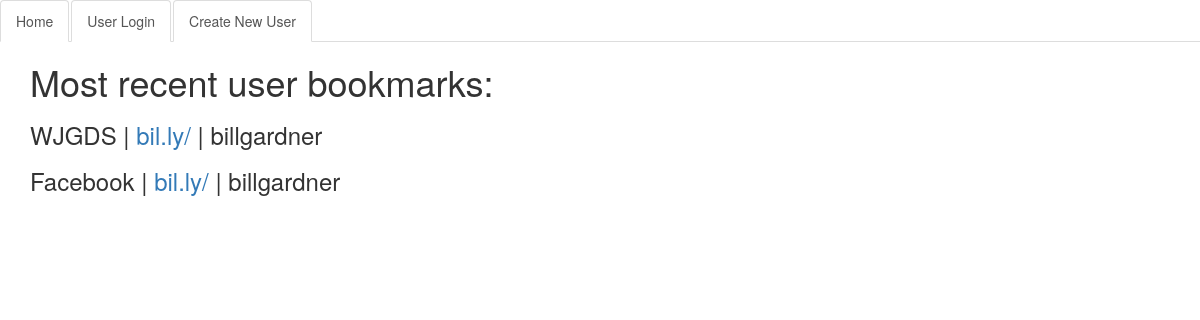
/, run on an earlier commit of the app's database.
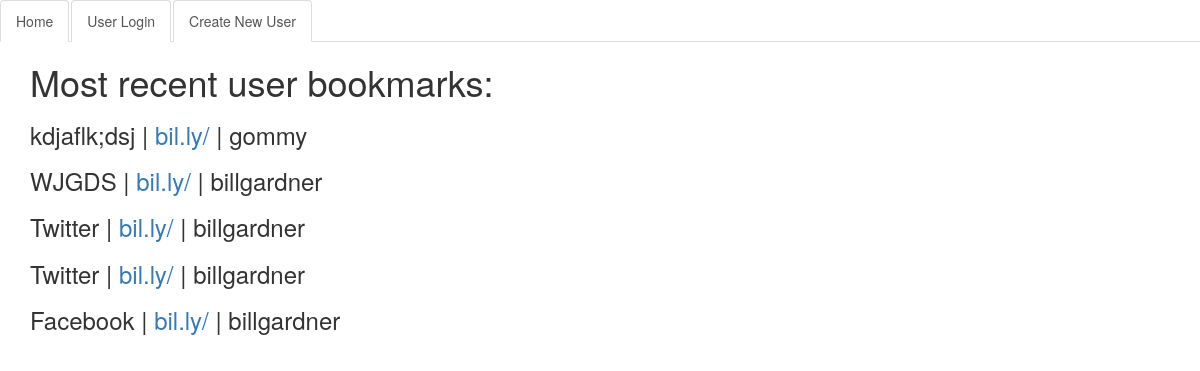
And on a later commit of the database.
### url/models.py (models this page shows, shortened)
class Url(models.Model):
    url = models.URLField()
    site_name = models.CharField(max_length=60)
    description = models.TextField()
    created = models.DateTimeField(auto_now_add=True)
    hashid = models.CharField(max_length=50)
    user = models.ForeignKey(User)
    class Meta:
        ordering = ['-site_name']

### url/views.py (the view)
# urls.py: url(r'^$', IndexView.as_view(), name="index"),
class IndexView(TemplateView):
    template_name = "index.html"
    def get_context_data(self, **kwargs):
        context = super().get_context_data(**kwargs)
        context["urls"] = Url.objects.all()
        return context

### templates/index.html
{% extends "base.html" %}
{% block content %}
<h1>Most recent user bookmarks:</h1>
    {% for url in urls %}
    <h3>{{ url.site_name }}  | <a href="{{ url.url }}" target="_blank">bil.ly/{{ url.hashid }}</a>  |  {{ url.user }}</h3>
    {% endfor %}
{% endblock %}

What changed in the data, as far as the page shows it:
added Url: site_name "kdjaflk;dsj", user "gommy"
added Url: site_name "Twitter", user "billgardner"
added Url: site_name "Twitter", user "billgardner"
